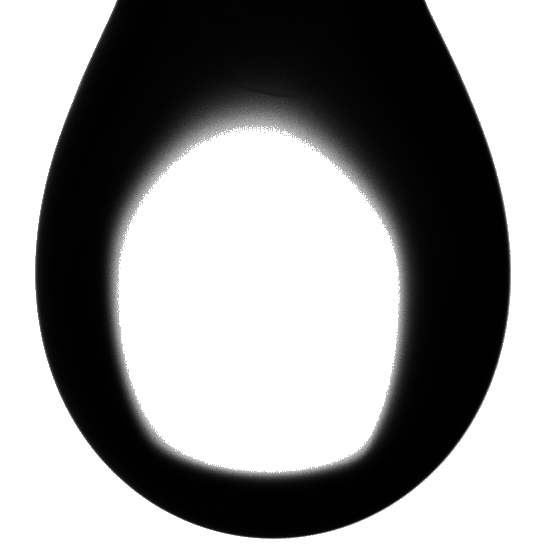
#> input picture drops/DI Water_01_P_23-03-03_11-09-33-428.png, 550 x 550 px; its folder holds 4 pictures in this run
$ python temp_image.py
#> lines starting #> are read from the running program, lines starting #| are printed output that depends on the picture
from pathlib import Path

from cv2 import imread, imshow, waitKey, destroyAllWindows, imwrite


if __name__ == "__main__":

    for img_file in Path("drops").iterdir():

        img_size = 450
        x_start = 360
        z_start = 310

        if "EtOH" not in img_file.name:

            img = imread(str(img_file))
#> img is the input picture: shape (550, 550, 3); min 0, max 255, mean 149.7

            img = img[z_start:z_start + img_size, x_start:x_start + img_size]
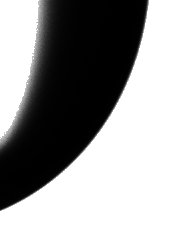
#> img: shape (240, 190, 3); min 0, max 255, mean 159.3

            imshow("dev", img)
            waitKey(0)
            destroyAllWindows()

            imwrite(str(Path("temp_drops") / img_file.name), img)
#> pass 2 of the loop `for img_file in Path("drops").iterdir():`:
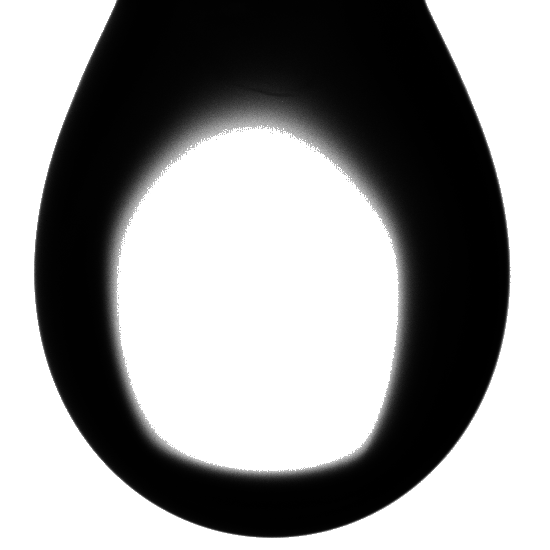
#> input picture drops/DI Water_01_P_23-03-03_11-09-35-132.png, 550 x 550 px
#> img is the input picture: shape (550, 550, 3); min 0, max 255, mean 149.7
#> `img = img[z_start:z_start + img_size, x_start:x_start + img_size]`:
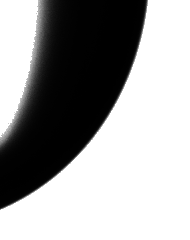
#> img: shape (240, 190, 3); min 0, max 255, mean 160.1
#> pass 3 of the loop `for img_file in Path("drops").iterdir():`:
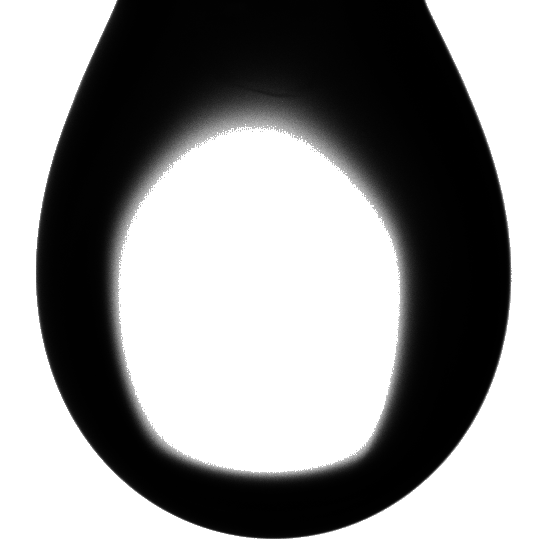
#> input picture drops/DI Water_01_P_23-03-03_11-09-37-804.png, 550 x 550 px
#> img is the input picture: shape (550, 550, 3); min 0, max 255, mean 149.6
#> `img = img[z_start:z_start + img_size, x_start:x_start + img_size]`:
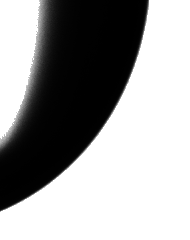
#> img: shape (240, 190, 3); min 0, max 255, mean 158.9
#> the loop made 4 passes; the first 3 are shown
